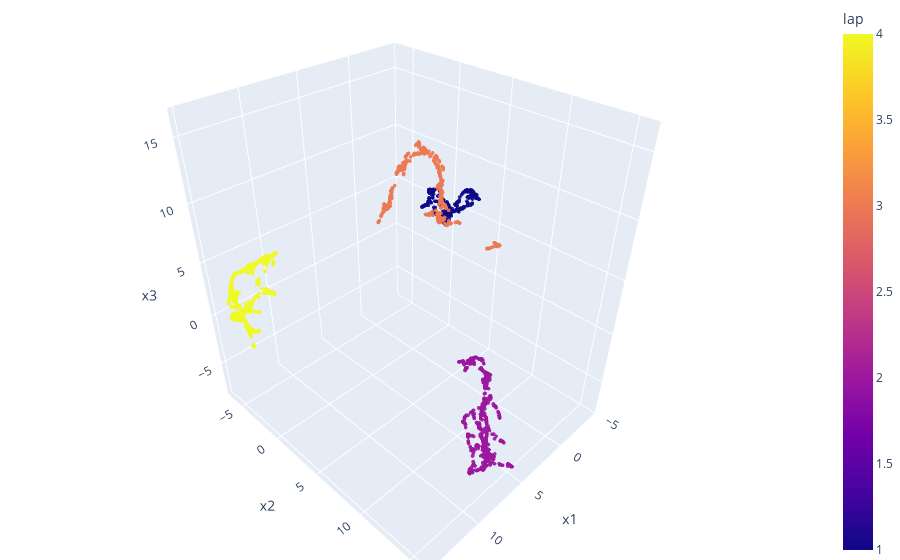

Notebook code for this chart:
### Code cell
fig = px.scatter_3d(df, x='x1', y='x2', z='x3',
              color='lap', opacity=0.9)

fig.update_traces(marker_size=1.3)

# tight layout
fig.update_layout(margin=dict(l=0, r=0, b=0, t=0))
fig.show()

### Figure 1 — Plotly figure (JSON) as saved in the notebook; plotly's stock layout.template omitted (floating-point values rounded to 4 significant figures; data arrays with more than 128 entries replaced by an {"elided": "..."} marker saying what was removed)
{"data": [{"hovertemplate": "x1=%{x}<br>x2=%{y}<br>x3=%{z}<br>lap=%{marker.color}<extra></extra>", "legendgroup": "", "marker": {"color": {"elided": "2177 int values"}, "coloraxis": "coloraxis", "opacity": 0.9, "size": 1.3, "symbol": "circle"}, "mode": "markers", "name": "", "scene": "scene", "showlegend": false, "type": "scatter3d", "x": {"elided": "2177 float values"}, "y": {"elided": "2177 float values"}, "z": {"elided": "2177 float values"}}], "layout": {"coloraxis": {"colorbar": {"title": {"text": "lap"}}, "colorscale": [[0, "#0d0887"], [0.1111, "#46039f"], [0.2222, "#7201a8"], [0.3333, "#9c179e"], [0.4444, "#bd3786"], [0.5556, "#d8576b"], [0.6667, "#ed7953"], [0.7778, "#fb9f3a"], [0.8889, "#fdca26"], [1, "#f0f921"]]}, "legend": {"tracegroupgap": 0}, "margin": {"b": 0, "l": 0, "r": 0, "t": 0}, "scene": {"domain": {"x": [0, 1], "y": [0, 1]}, "xaxis": {"title": {"text": "x1"}}, "yaxis": {"title": {"text": "x2"}}, "zaxis": {"title": {"text": "x3"}}}}}
